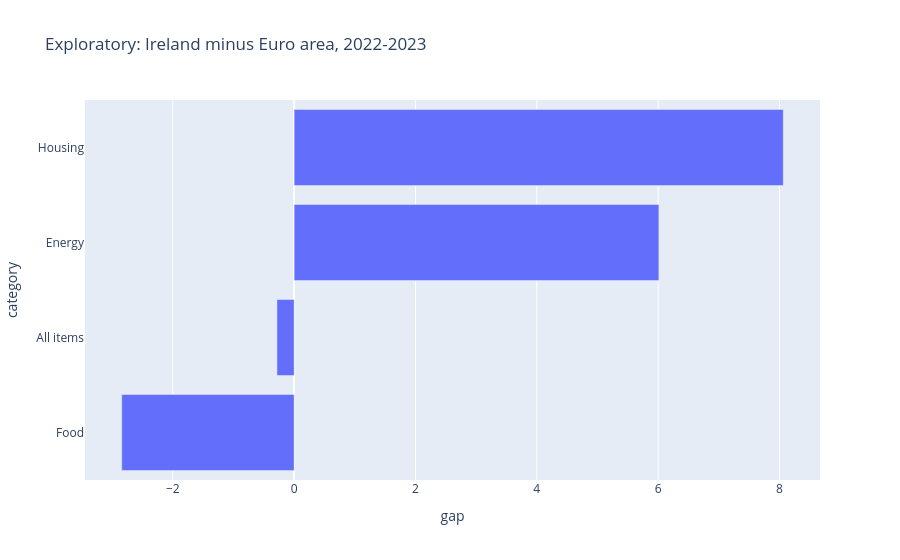

Source (notebook cell):
### Markdown cell above
### 2.3 Exploratory chart 2 - Ireland vs Euro area by category

### Code cell
# Source: pandas group by, https://pandas.pydata.org/docs/user_guide/groupby.html
# and Plotly horizontal bar charts, https://plotly.com/python/horizontal-bar-charts/

# Keep only the crisis years (2022 and 2023)
crisis_year = clean_data[clean_data["month"].dt.year.isin([2022, 2023])]

# Average rate for each category and place
average = crisis_year.groupby(["category", "geo"])["value"].mean().unstack()

# Ireland minus Euro area: above 0 means prices rose faster in Ireland
gap = (average["Ireland"] - average["Euro area"]).reset_index(name="gap")
gap = gap.sort_values("gap")

chart2 = px.bar(gap, x="gap", y="category", orientation="h",
                title="Exploratory: Ireland minus Euro area, 2022-2023")
chart2.show()

### Figure 1 — Plotly figure (JSON) as saved in the notebook; plotly's stock layout.template omitted (floating-point values rounded to 4 significant figures)
{"data": [{"hovertemplate": "gap=%{x}<br>category=%{y}<extra></extra>", "legendgroup": "", "marker": {"color": "#636efa", "pattern": {"shape": ""}}, "name": "", "orientation": "h", "showlegend": false, "textposition": "auto", "type": "bar", "x": [-2.842, -0.2833, 6.013, 8.062], "xaxis": "x", "y": ["Food", "All items", "Energy", "Housing"], "yaxis": "y"}], "layout": {"barmode": "relative", "legend": {"tracegroupgap": 0}, "title": {"text": "Exploratory: Ireland minus Euro area, 2022-2023"}, "xaxis": {"anchor": "y", "domain": [0, 1], "title": {"text": "gap"}}, "yaxis": {"anchor": "x", "domain": [0, 1], "title": {"text": "category"}}}}
